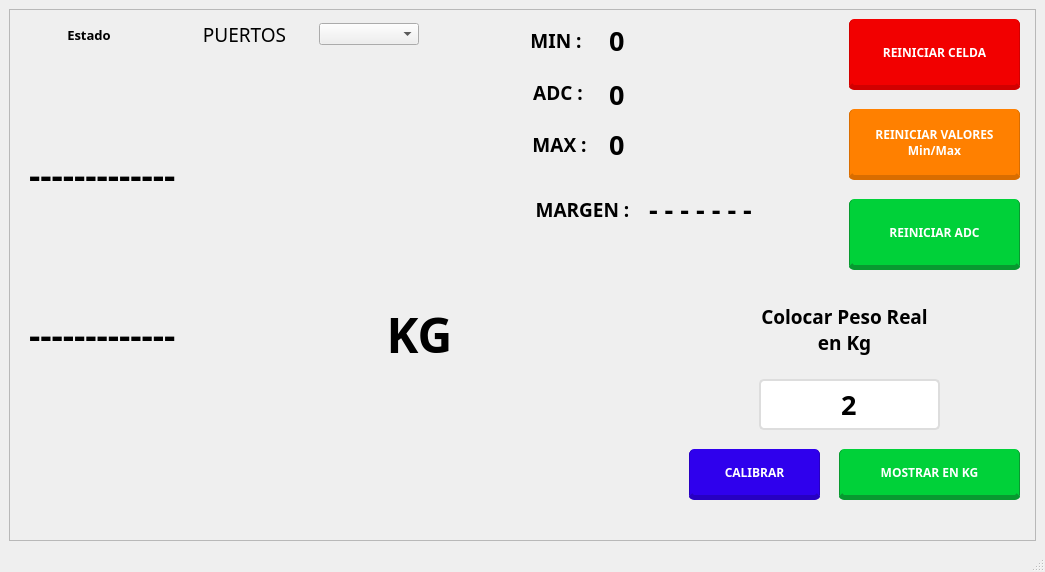
<?xml version="1.0" encoding="UTF-8"?>
<ui version="4.0">
 <class>Inicio</class>
 <widget class="QMainWindow" name="Inicio">
  <property name="geometry">
   <rect>
    <x>0</x>
    <y>0</y>
    <width>1045</width>
    <height>572</height>
   </rect>
  </property>
  <property name="windowTitle">
   <string>MainWindow</string>
  </property>
  <widget class="QWidget" name="centralwidget">
   <layout class="QVBoxLayout" name="verticalLayout">
    <item>
     <widget class="QFrame" name="frame">
      <property name="frameShape">
       <enum>QFrame::StyledPanel</enum>
      </property>
      <property name="frameShadow">
       <enum>QFrame::Raised</enum>
      </property>
      <widget class="QLabel" name="lblPesoIndicador">
       <property name="geometry">
        <rect>
         <x>20</x>
         <y>110</y>
         <width>341</width>
         <height>111</height>
        </rect>
       </property>
       <property name="font">
        <font>
         <family>Poppins</family>
         <pointsize>26</pointsize>
         <weight>75</weight>
         <italic>false</italic>
         <bold>true</bold>
        </font>
       </property>
       <property name="styleSheet">
        <string notr="true"/>
       </property>
       <property name="text">
        <string>-------------</string>
       </property>
      </widget>
      <widget class="QLabel" name="lblEstadoIndicador">
       <property name="geometry">
        <rect>
         <x>10</x>
         <y>10</y>
         <width>140</width>
         <height>31</height>
        </rect>
       </property>
       <property name="font">
        <font>
         <family>Poppins</family>
         <pointsize>10</pointsize>
         <weight>75</weight>
         <bold>true</bold>
        </font>
       </property>
       <property name="styleSheet">
        <string notr="true"/>
       </property>
       <property name="text">
        <string>Estado</string>
       </property>
       <property name="alignment">
        <set>Qt::AlignCenter</set>
       </property>
      </widget>
      <widget class="QPushButton" name="btn_restart">
       <property name="geometry">
        <rect>
         <x>840</x>
         <y>10</y>
         <width>171</width>
         <height>71</height>
        </rect>
       </property>
       <property name="font">
        <font>
         <family>Poppins</family>
         <pointsize>9</pointsize>
         <weight>75</weight>
         <bold>true</bold>
        </font>
       </property>
       <property name="cursor">
        <cursorShape>PointingHandCursor</cursorShape>
       </property>
       <property name="styleSheet">
        <string notr="true">#btn_restart {
    background-color: #F20000;
    color: rgb(255, 255, 255);
    border: none;
    border-radius: 5px;
    border-left: 1px solid #D10000;
    border-right: 1px solid #D10000;
    border-bottom: 5px solid #D10000;
}

#btn_restart_adc:hover {
    background-color: #D13600
}

#btn_restart_adc:pressed {
    background-color: #ED0000;
}
</string>
       </property>
       <property name="text">
        <string>REINICIAR CELDA</string>
       </property>
      </widget>
      <widget class="QLabel" name="lbl_valor_min">
       <property name="geometry">
        <rect>
         <x>600</x>
         <y>16</y>
         <width>150</width>
         <height>30</height>
        </rect>
       </property>
       <property name="font">
        <font>
         <family>Poppins</family>
         <pointsize>20</pointsize>
         <weight>75</weight>
         <bold>true</bold>
        </font>
       </property>
       <property name="styleSheet">
        <string notr="true"/>
       </property>
       <property name="text">
        <string>0</string>
       </property>
      </widget>
      <widget class="QLabel" name="lbl_valor_max">
       <property name="geometry">
        <rect>
         <x>600</x>
         <y>120</y>
         <width>150</width>
         <height>30</height>
        </rect>
       </property>
       <property name="font">
        <font>
         <family>Poppins</family>
         <pointsize>20</pointsize>
         <weight>75</weight>
         <bold>true</bold>
        </font>
       </property>
       <property name="styleSheet">
        <string notr="true"/>
       </property>
       <property name="text">
        <string>0</string>
       </property>
      </widget>
      <widget class="QLabel" name="lbltxtvmin">
       <property name="geometry">
        <rect>
         <x>512</x>
         <y>20</y>
         <width>70</width>
         <height>23</height>
        </rect>
       </property>
       <property name="font">
        <font>
         <family>Poppins</family>
         <pointsize>14</pointsize>
         <weight>75</weight>
         <bold>true</bold>
        </font>
       </property>
       <property name="text">
        <string>MIN :</string>
       </property>
       <property name="alignment">
        <set>Qt::AlignCenter</set>
       </property>
      </widget>
      <widget class="QLabel" name="lbltxtvmax">
       <property name="geometry">
        <rect>
         <x>510</x>
         <y>124</y>
         <width>81</width>
         <height>23</height>
        </rect>
       </property>
       <property name="font">
        <font>
         <family>Poppins</family>
         <pointsize>14</pointsize>
         <weight>75</weight>
         <bold>true</bold>
        </font>
       </property>
       <property name="text">
        <string>MAX :</string>
       </property>
       <property name="alignment">
        <set>Qt::AlignCenter</set>
       </property>
      </widget>
      <widget class="QPushButton" name="btn_restart_cont">
       <property name="geometry">
        <rect>
         <x>840</x>
         <y>100</y>
         <width>171</width>
         <height>71</height>
        </rect>
       </property>
       <property name="font">
        <font>
         <family>Poppins</family>
         <pointsize>9</pointsize>
         <weight>75</weight>
         <bold>true</bold>
        </font>
       </property>
       <property name="cursor">
        <cursorShape>PointingHandCursor</cursorShape>
       </property>
       <property name="styleSheet">
        <string notr="true">#btn_restart_cont {
    background-color: #FF8000;
    color: rgb(255, 255, 255);
    border: none;
    border-radius: 5px;
    border-left: 1px solid #D96D00;
    border-right: 1px solid #D96D00;
    border-bottom: 5px solid #D96D00;
	justify-content: center;
 	align-items: center;
}

#btn_restart_adc:hover {
    background-color: #EB7900;
}

#btn_restart_adc:pressed {
    background-color: #FF8400;
}
</string>
       </property>
       <property name="text">
        <string>REINICIAR VALORES
Min/Max</string>
       </property>
      </widget>
      <widget class="QLabel" name="lbltxtmargen">
       <property name="geometry">
        <rect>
         <x>508</x>
         <y>180</y>
         <width>131</width>
         <height>41</height>
        </rect>
       </property>
       <property name="font">
        <font>
         <family>Poppins</family>
         <pointsize>14</pointsize>
         <weight>75</weight>
         <bold>true</bold>
        </font>
       </property>
       <property name="text">
        <string>MARGEN :</string>
       </property>
       <property name="alignment">
        <set>Qt::AlignCenter</set>
       </property>
      </widget>
      <widget class="QLabel" name="lbl_margen">
       <property name="geometry">
        <rect>
         <x>640</x>
         <y>180</y>
         <width>211</width>
         <height>41</height>
        </rect>
       </property>
       <property name="font">
        <font>
         <family>Poppins</family>
         <pointsize>20</pointsize>
         <weight>75</weight>
         <italic>false</italic>
         <bold>true</bold>
        </font>
       </property>
       <property name="styleSheet">
        <string notr="true"/>
       </property>
       <property name="text">
        <string>- - - - - - -</string>
       </property>
      </widget>
      <widget class="QLabel" name="lbl_peso_calibrado">
       <property name="geometry">
        <rect>
         <x>20</x>
         <y>270</y>
         <width>331</width>
         <height>111</height>
        </rect>
       </property>
       <property name="font">
        <font>
         <family>Poppins</family>
         <pointsize>26</pointsize>
         <weight>75</weight>
         <italic>false</italic>
         <bold>true</bold>
        </font>
       </property>
       <property name="styleSheet">
        <string notr="true"/>
       </property>
       <property name="text">
        <string>-------------</string>
       </property>
      </widget>
      <widget class="QLineEdit" name="txt_peso_real">
       <property name="geometry">
        <rect>
         <x>750</x>
         <y>370</y>
         <width>181</width>
         <height>51</height>
        </rect>
       </property>
       <property name="font">
        <font>
         <family>Poppins</family>
         <pointsize>20</pointsize>
         <weight>75</weight>
         <bold>true</bold>
        </font>
       </property>
       <property name="layoutDirection">
        <enum>Qt::LeftToRight</enum>
       </property>
       <property name="autoFillBackground">
        <bool>false</bool>
       </property>
       <property name="styleSheet">
        <string notr="true">border-radius: 5px;
border: 2px solid #DDD;
background-color: rgb(255, 255, 255);</string>
       </property>
       <property name="text">
        <string>2</string>
       </property>
       <property name="alignment">
        <set>Qt::AlignCenter</set>
       </property>
      </widget>
      <widget class="QPushButton" name="btn_calibrar">
       <property name="geometry">
        <rect>
         <x>680</x>
         <y>440</y>
         <width>131</width>
         <height>51</height>
        </rect>
       </property>
       <property name="font">
        <font>
         <family>Poppins</family>
         <pointsize>9</pointsize>
         <weight>75</weight>
         <bold>true</bold>
        </font>
       </property>
       <property name="cursor">
        <cursorShape>PointingHandCursor</cursorShape>
       </property>
       <property name="styleSheet">
        <string notr="true">#btn_calibrar {
    background-color: #2F00ED;
    color: rgb(255, 255, 255);
    border: none;
    border-radius: 5px;
    border-left: 1px solid #2700C2;
    border-right: 1px solid #2700C2;
    border-bottom: 5px solid #2700C2;
}

#btn_restart_adc:hover {
    background-color: #4D00F2;
}

#btn_restart_adc:pressed {
    background-color: #4800E3;
}
</string>
       </property>
       <property name="text">
        <string>CALIBRAR</string>
       </property>
      </widget>
      <widget class="QLabel" name="lbl_medio">
       <property name="geometry">
        <rect>
         <x>600</x>
         <y>70</y>
         <width>150</width>
         <height>30</height>
        </rect>
       </property>
       <property name="font">
        <font>
         <family>Poppins</family>
         <pointsize>20</pointsize>
         <weight>75</weight>
         <bold>true</bold>
        </font>
       </property>
       <property name="styleSheet">
        <string notr="true"/>
       </property>
       <property name="text">
        <string>0</string>
       </property>
      </widget>
      <widget class="QLabel" name="lbltxtmargen_2">
       <property name="geometry">
        <rect>
         <x>514</x>
         <y>72</y>
         <width>70</width>
         <height>23</height>
        </rect>
       </property>
       <property name="font">
        <font>
         <family>Poppins</family>
         <pointsize>14</pointsize>
         <weight>75</weight>
         <bold>true</bold>
        </font>
       </property>
       <property name="text">
        <string>ADC :</string>
       </property>
       <property name="alignment">
        <set>Qt::AlignCenter</set>
       </property>
      </widget>
      <widget class="QLabel" name="lbltxDisplay_PesoReal">
       <property name="geometry">
        <rect>
         <x>720</x>
         <y>290</y>
         <width>231</width>
         <height>61</height>
        </rect>
       </property>
       <property name="font">
        <font>
         <family>Poppins</family>
         <pointsize>14</pointsize>
         <weight>75</weight>
         <italic>false</italic>
         <bold>true</bold>
        </font>
       </property>
       <property name="styleSheet">
        <string notr="true"/>
       </property>
       <property name="text">
        <string>Colocar Peso Real 
en Kg</string>
       </property>
       <property name="alignment">
        <set>Qt::AlignCenter</set>
       </property>
      </widget>
      <widget class="QPushButton" name="btn_restart_adc">
       <property name="geometry">
        <rect>
         <x>840</x>
         <y>190</y>
         <width>171</width>
         <height>71</height>
        </rect>
       </property>
       <property name="font">
        <font>
         <family>Poppins</family>
         <pointsize>9</pointsize>
         <weight>75</weight>
         <bold>true</bold>
        </font>
       </property>
       <property name="cursor">
        <cursorShape>PointingHandCursor</cursorShape>
       </property>
       <property name="styleSheet">
        <string notr="true">#btn_restart_adc {
    background-color: #00D139;
    color: rgb(255, 255, 255);
    border: none;
    border-radius: 5px;
    border-left: 1px solid #089930;
    border-right: 1px solid #089930;
    border-bottom: 5px solid #089930;
}

#btn_restart_adc:hover {
    background-color: #20E355;
}

#btn_restart_adc:pressed {
    background-color: #14BC43;
}
</string>
       </property>
       <property name="text">
        <string>REINICIAR ADC</string>
       </property>
      </widget>
      <widget class="QPushButton" name="btn_mostrar_peso">
       <property name="geometry">
        <rect>
         <x>830</x>
         <y>440</y>
         <width>181</width>
         <height>51</height>
        </rect>
       </property>
       <property name="font">
        <font>
         <family>Poppins</family>
         <pointsize>9</pointsize>
         <weight>75</weight>
         <bold>true</bold>
        </font>
       </property>
       <property name="cursor">
        <cursorShape>PointingHandCursor</cursorShape>
       </property>
       <property name="styleSheet">
        <string notr="true">#btn_mostrar_peso {
    background-color: #00D139;
    color: rgb(255, 255, 255);
    border: none;
    border-radius: 5px;
    border-left: 1px solid #089930;
    border-right: 1px solid #089930;
    border-bottom: 5px solid #089930;
}

#btn_restart_adc:hover {
    background-color: #20E355;
}

#btn_restart_adc:pressed {
    background-color: #14BC43;
}</string>
       </property>
       <property name="text">
        <string>MOSTRAR EN KG</string>
       </property>
      </widget>
      <widget class="QComboBox" name="combo_Port">
       <property name="geometry">
        <rect>
         <x>310</x>
         <y>14</y>
         <width>100</width>
         <height>22</height>
        </rect>
       </property>
      </widget>
      <widget class="QLabel" name="lbl_port">
       <property name="geometry">
        <rect>
         <x>180</x>
         <y>10</y>
         <width>111</width>
         <height>31</height>
        </rect>
       </property>
       <property name="font">
        <font>
         <family>AlphaMaleModern</family>
         <pointsize>14</pointsize>
        </font>
       </property>
       <property name="layoutDirection">
        <enum>Qt::RightToLeft</enum>
       </property>
       <property name="styleSheet">
        <string notr="true"/>
       </property>
       <property name="text">
        <string>PUERTOS</string>
       </property>
       <property name="alignment">
        <set>Qt::AlignCenter</set>
       </property>
      </widget>
      <widget class="QLabel" name="lbltxKG">
       <property name="geometry">
        <rect>
         <x>360</x>
         <y>290</y>
         <width>101</width>
         <height>71</height>
        </rect>
       </property>
       <property name="font">
        <font>
         <family>Poppins</family>
         <pointsize>36</pointsize>
         <weight>75</weight>
         <italic>false</italic>
         <bold>true</bold>
        </font>
       </property>
       <property name="styleSheet">
        <string notr="true"/>
       </property>
       <property name="text">
        <string>KG</string>
       </property>
       <property name="alignment">
        <set>Qt::AlignCenter</set>
       </property>
      </widget>
      <zorder>lblPesoIndicador</zorder>
      <zorder>lblEstadoIndicador</zorder>
      <zorder>btn_restart</zorder>
      <zorder>lbl_valor_min</zorder>
      <zorder>lbl_valor_max</zorder>
      <zorder>lbltxtvmin</zorder>
      <zorder>lbltxtvmax</zorder>
      <zorder>lbltxtmargen</zorder>
      <zorder>lbl_margen</zorder>
      <zorder>lbl_peso_calibrado</zorder>
      <zorder>txt_peso_real</zorder>
      <zorder>btn_calibrar</zorder>
      <zorder>lbl_medio</zorder>
      <zorder>lbltxtmargen_2</zorder>
      <zorder>lbltxDisplay_PesoReal</zorder>
      <zorder>btn_restart_adc</zorder>
      <zorder>btn_mostrar_peso</zorder>
      <zorder>combo_Port</zorder>
      <zorder>lbl_port</zorder>
      <zorder>lbltxKG</zorder>
      <zorder>btn_restart_cont</zorder>
     </widget>
    </item>
   </layout>
  </widget>
  <widget class="QStatusBar" name="statusbar"/>
 </widget>
 <resources/>
 <connections/>
</ui>
